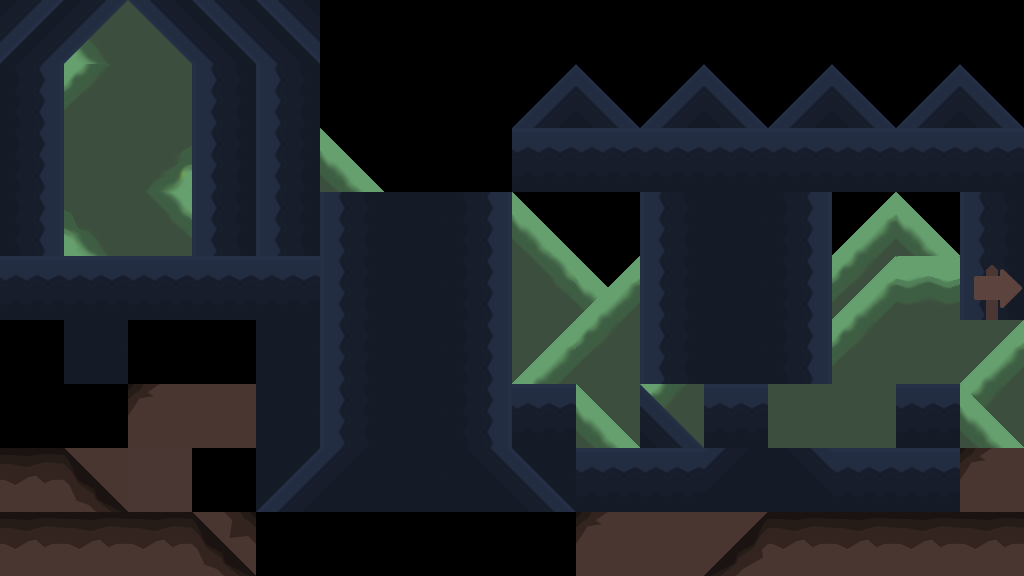

This is a level from a 2D game, rendered from its Tiled map with the project's own tilesets. A one-line summary and the complete map file follow:
An orthogonal 16x9 tile map with 64x64 px tiles, 2 tile layers (foliage, bg), 8 hidden layers not drawn.

<map version="1.4" tiledversion="1.4.2" orientation="orthogonal" renderorder="right-down" width="16" height="9" tilewidth="64" tileheight="64" infinite="0" nextlayerid="14" nextobjectid="1">
 <tileset firstgid="1" name="templateTiles" tilewidth="64" tileheight="64" tilecount="264" columns="22">
  <image source="../../templateTiles.png" width="1408" height="768" />
 </tileset>
 <layer id="7" name="bd" width="16" height="9" visible="0">
  <data encoding="csv">
67,67,67,67,67,67,67,67,67,67,67,67,67,67,67,67,
67,67,67,67,67,67,67,67,67,67,67,67,67,67,67,67,
67,67,67,67,67,67,67,67,67,67,67,67,67,67,67,67,
67,67,67,67,67,67,67,67,67,67,67,67,67,67,67,67,
67,67,67,67,67,67,67,67,67,67,67,67,67,67,67,67,
67,67,67,67,67,67,67,67,67,67,67,67,67,67,67,67,
67,67,67,67,67,67,67,67,67,67,67,67,67,67,67,67,
67,67,67,67,67,67,67,67,67,67,67,67,67,67,67,67,
67,67,67,67,67,67,67,67,67,67,67,67,67,67,67,67
</data>
 </layer>
 <layer id="13" name="foliage" width="16" height="9">
  <data encoding="csv">
178,222,199,157,157,0,0,0,0,0,0,0,0,0,0,0,
246,246,199,183,0,0,0,0,158,159,158,159,158,159,158,159,
182,199,223,183,0,225,0,0,0,0,0,0,0,0,0,0,
182,222,247,183,247,247,225,201,0,0,183,0,182,224,225,0,
182,0,0,0,0,135,0,0,0,225,183,225,182,246,201,183,
0,0,0,0,0,0,135,0,199,246,183,180,182,246,199,199,
0,0,46,2,0,0,0,135,246,199,246,135,0,0,135,246,
1,2,1,0,133,0,0,0,133,135,0,0,0,0,0,46,
0,2,2,47,0,0,0,0,0,0,0,2,0,0,0,0
</data>
 </layer>
 <layer id="4" name="bg" width="16" height="9">
  <data encoding="csv">
179,179,156,156,156,0,0,0,0,0,0,0,0,0,0,0,
182,0,0,0,183,0,0,0,0,0,0,0,0,0,0,0,
0,0,0,0,183,0,0,0,135,135,135,135,135,135,135,135,
0,0,0,0,183,183,133,182,225,0,0,133,0,0,0,183,
135,135,135,135,135,183,133,182,247,224,0,133,0,224,0,237,
0,133,0,0,133,183,133,182,224,0,0,133,0,0,0,224,
0,0,46,0,133,183,133,182,135,225,159,135,199,199,135,225,
6,25,0,0,158,180,133,181,159,135,135,180,181,135,135,0,
6,6,6,25,0,0,0,0,0,46,2,24,6,6,6,6
</data>
 </layer>
 <layer id="1" name="Platforms" width="16" height="9" visible="0">
  <data encoding="csv">
0,0,0,0,0,4,2,3,0,0,0,0,0,0,0,0,
0,0,0,0,0,4,2,3,0,0,0,0,0,0,0,0,
0,0,0,0,0,50,28,29,0,0,0,0,0,0,0,0,
0,0,0,0,0,0,0,0,0,0,0,0,0,0,0,0,
0,0,0,0,0,0,0,0,0,0,0,0,0,0,0,0,
7,20,5,7,0,0,0,0,0,0,0,0,0,0,0,5,
47,6,0,3,0,0,0,0,0,5,7,20,5,7,20,4,
0,0,0,3,0,0,0,0,0,4,47,6,46,47,6,24,
0,0,0,0,6,6,6,6,6,0,0,0,0,0,24,46
</data>
 </layer>
 <layer id="9" name="wind" width="16" height="9" visible="0" opacity="0.17">
  <data encoding="csv">
0,0,0,0,0,0,0,0,0,0,0,0,0,0,0,0,
0,0,0,0,0,0,0,0,0,0,0,0,0,0,0,0,
0,0,0,0,0,0,0,0,0,0,0,0,0,0,0,0,
0,0,0,0,0,0,0,0,0,0,0,0,0,0,0,0,
0,0,0,0,0,0,0,0,0,0,0,0,0,0,0,0,
0,0,0,0,0,0,0,0,0,0,0,0,0,0,0,0,
0,0,0,0,0,0,0,0,0,0,0,0,0,0,0,0,
0,0,0,0,0,0,0,0,0,0,0,0,0,0,0,0,
0,0,0,0,0,0,0,0,0,0,0,0,0,0,0,0
</data>
 </layer>
 <layer id="10" name="baddies" width="16" height="9" visible="0">
  <data encoding="csv">
0,0,0,0,0,0,0,0,0,0,0,0,0,0,0,0,
0,0,0,0,0,0,0,0,0,0,0,0,0,0,0,0,
0,0,0,0,0,0,0,0,0,0,0,0,0,0,0,0,
0,0,0,0,0,0,0,0,0,0,0,0,0,0,0,0,
0,0,0,0,0,0,0,0,0,0,0,0,0,0,0,0,
0,0,0,0,0,0,0,0,0,0,0,0,0,0,0,0,
0,0,0,0,0,0,0,0,0,0,0,0,0,0,0,0,
0,0,0,0,0,0,0,0,0,0,0,0,0,0,0,0,
0,0,0,0,0,0,0,0,0,0,0,0,0,0,0,0
</data>
 </layer>
 <layer id="5" name="collectibles" width="16" height="9" visible="0">
  <data encoding="csv">
0,0,0,0,0,0,0,0,0,0,0,0,0,0,0,0,
0,0,0,0,0,0,0,0,0,0,0,0,0,0,0,0,
0,0,0,0,0,0,0,0,0,0,0,0,0,0,0,0,
0,0,0,0,0,0,36,0,0,0,0,0,0,0,0,0,
0,0,0,0,0,0,0,0,0,0,0,0,0,0,0,0,
0,0,0,0,0,0,0,0,0,0,0,0,0,0,0,0,
0,0,0,0,0,0,0,0,0,0,0,0,0,0,0,0,
0,0,0,0,0,0,0,0,0,0,0,0,0,0,0,0,
0,0,0,0,0,0,0,0,0,0,0,0,0,0,0,0
</data>
 </layer>
 <layer id="12" name="mapBlue" width="16" height="9" visible="0">
  <data encoding="csv">
0,0,0,0,0,0,0,0,0,0,0,0,0,0,0,0,
0,0,0,0,0,0,0,0,0,0,0,0,0,0,0,0,
0,0,0,0,0,0,0,0,0,0,0,0,0,0,0,0,
0,0,0,0,0,0,0,0,0,0,0,35,0,0,0,0,
0,0,0,0,0,0,0,0,0,0,0,0,0,0,0,0,
0,0,0,0,0,0,0,0,0,0,0,0,0,0,0,0,
0,0,0,0,0,0,0,0,0,0,0,0,0,0,0,0,
0,0,0,0,0,0,0,0,0,0,0,0,0,0,0,0,
0,0,0,0,0,0,0,0,0,0,0,0,0,0,0,0
</data>
 </layer>
 <layer id="6" name="special" width="16" height="9" visible="0">
  <data encoding="csv">
0,0,0,0,0,0,0,0,0,0,0,0,0,0,0,0,
0,0,0,0,0,0,0,0,0,0,0,0,0,0,0,0,
0,0,0,0,0,0,0,0,0,0,0,0,0,0,0,0,
0,0,0,0,218,217,0,0,0,0,0,0,0,0,0,0,
0,0,0,0,0,196,195,0,0,0,0,0,0,0,0,0,
0,219,0,0,0,0,0,0,0,0,0,0,0,0,0,0,
0,0,0,0,0,0,0,0,0,0,0,198,0,0,197,0,
0,0,0,0,0,0,0,0,0,0,0,0,0,0,0,0,
0,0,0,0,0,0,0,0,0,0,0,0,0,0,0,0
</data>
 </layer>
 <layer id="8" name="water" width="16" height="9" visible="0" opacity="0.49">
  <data encoding="csv">
0,0,0,0,0,0,0,0,0,0,0,0,0,0,0,0,
0,0,0,0,0,0,0,0,0,0,0,0,0,0,0,0,
0,0,0,0,0,0,0,0,0,0,0,0,0,0,0,0,
0,0,0,0,0,0,0,0,0,0,0,0,0,0,0,0,
0,0,0,0,0,0,0,0,0,0,0,0,0,0,0,0,
0,0,0,0,0,0,0,0,0,0,0,0,0,0,0,0,
0,0,0,0,0,0,0,0,0,0,0,0,0,0,0,0,
0,0,0,0,233,233,233,233,233,0,0,0,0,0,0,0,
0,0,0,0,0,0,0,0,0,0,0,0,0,0,0,0
</data>
 </layer>
</map>
